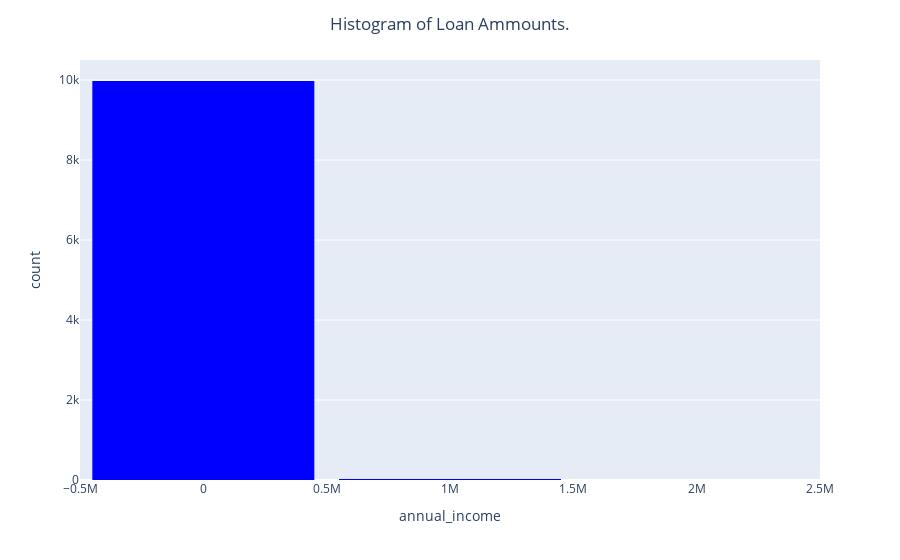

Source (notebook cell):
### Markdown cell above
**Problem 1** Create a histogram of your own! Try making a histogram of one of the other pieces of numerical data. Make it as fancy as you want. Include some categorical information. Do you learn anything from your graph? If so what?

### Code cell
# Your code here
fig = px.histogram(DF,
                nbins=4,
                x="annual_income",
                color_discrete_sequence=["blue"])
fig.update_layout(bargap=0.1,
                  title='Histogram of Loan Ammounts.',
                  title_x=0.5)

fig.show()

### Figure 1 — Plotly figure (JSON) as saved in the notebook; plotly's stock layout.template omitted (floating-point values rounded to 4 significant figures; data arrays with more than 128 entries replaced by an {"elided": "..."} marker saying what was removed)
{"data": [{"alignmentgroup": "True", "bingroup": "x", "hovertemplate": "annual_income=%{x}<br>count=%{y}<extra></extra>", "legendgroup": "", "marker": {"color": "blue", "pattern": {"shape": ""}}, "name": "", "nbinsx": 4, "offsetgroup": "", "orientation": "v", "showlegend": false, "type": "histogram", "x": {"elided": "10000 float values"}, "xaxis": "x", "yaxis": "y"}], "layout": {"autosize": true, "bargap": 0.1, "barmode": "relative", "legend": {"tracegroupgap": 0}, "margin": {"t": 60}, "title": {"text": "Histogram of Loan Ammounts.", "x": 0.5}, "xaxis": {"anchor": "y", "autorange": true, "domain": [0, 1], "range": [-500000, 2500000], "title": {"text": "annual_income"}, "type": "linear"}, "yaxis": {"anchor": "x", "autorange": true, "domain": [0, 1], "range": [0, 10500.0], "title": {"text": "count"}}}}
